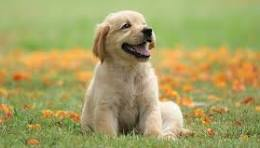
#> input picture data/dog/dog.jpeg, 260 x 148 px, found by its file name
$ python 'image classify.py'
#> lines starting #> are read from the running program, lines starting #| are printed output that depends on the picture
import cv2

img1 = cv2.imread("data/dog/dog.jpeg")
#> img1 is the input picture: shape (148, 260, 3); mean B, G, R 99.2, 159.8, 165.5
img2 = cv2.imread("data/dog/dog1.jpeg")
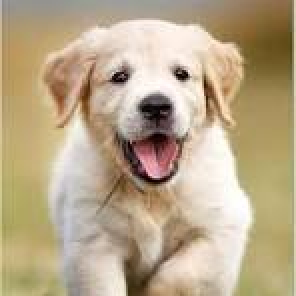
#> input picture data/dog/dog1.jpeg, 148 x 148 px, found by its file name (shown 2 times larger)
#> img2 is the input picture: shape (148, 148, 3); mean B, G, R 137.8, 167.9, 185.8
if img1 is None or img2 is None:
    print("error loading images")
    exit()

orb=cv2.ORB_create()

kp1,des1=orb.detectAndCompute(img1,None)
#> kp1 = 214 keypoints; strongest (x, y, size): (147, 43, 31), (150, 40, 31), (149, 40, 37.2), (148, 44, 37.2)
kp2,des2=orb.detectAndCompute(img2,None)
#> kp2 = 280 keypoints; strongest (x, y, size): (93, 37, 31), (90, 39, 31), (92, 37, 37.2), (88, 37, 31)

bf=cv2.BFMatcher(cv2.NORM_HAMMING,crossCheck=True)

matches=bf.match(des1,des2)
#> matches = 59 matches
matches=sorted(matches,key=lambda x: x.distance)
result = cv2.drawMatches(img1, kp1, img2, kp2, matches[:20], None)
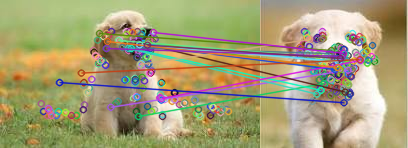
#> result: shape (148, 408, 3); mean B, G, R 117.6, 158.1, 165.2
good_matches = [m for m in matches if m.distance < 50]
#> good_matches = 12 matches

print("Total matches:", len(matches))
#| Total matches: 59
print("Good matches:", len(good_matches))
#| Good matches: 12

if len(good_matches) > 30:
    print(" Images are SIMILAR")
else:
    print(" Images are DIFFERENT")
# Show result
cv2.imshow("Matches", result)
cv2.waitKey(0)
cv2.destroyAllWindows()
